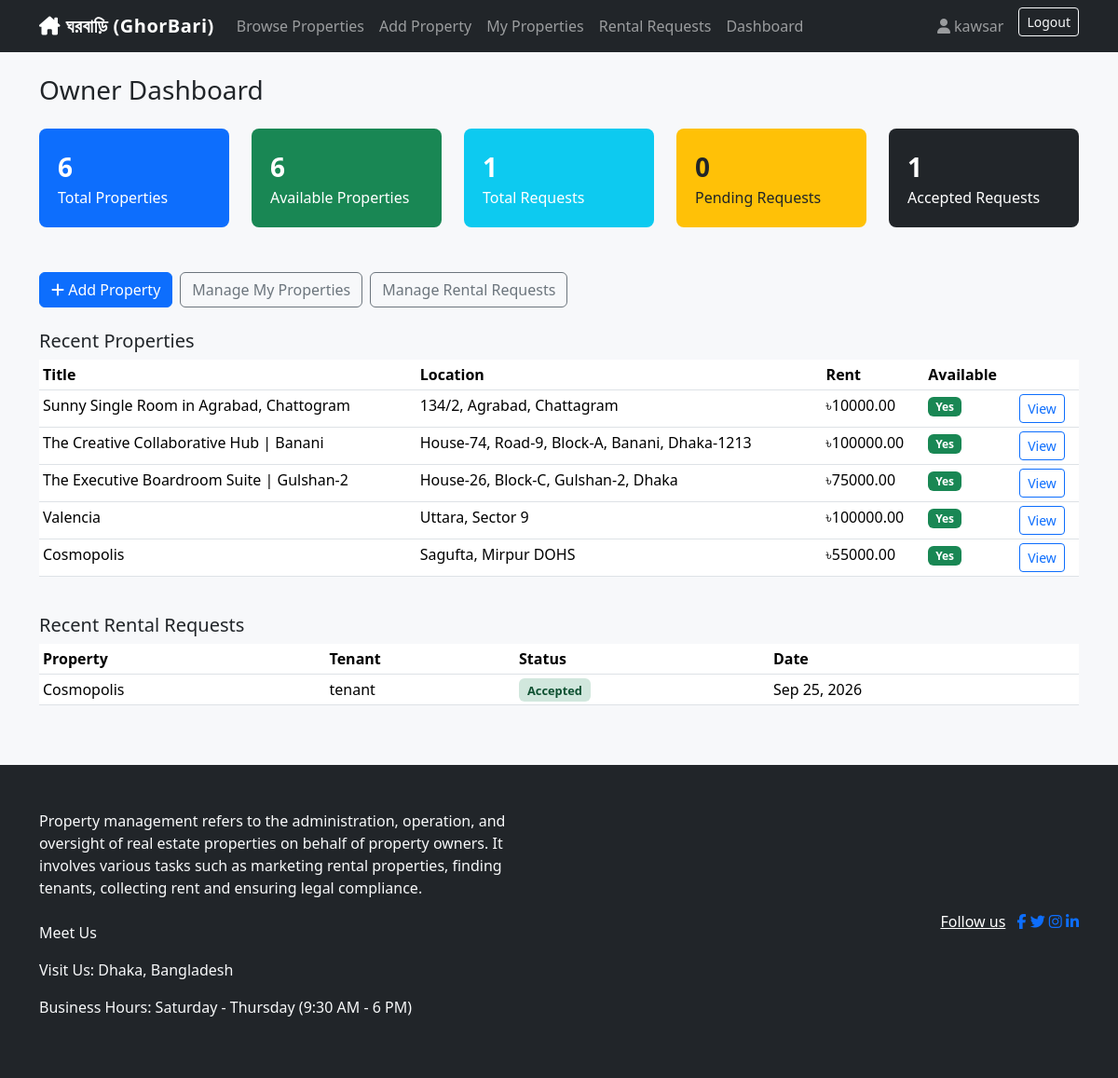
The app's page /accounts/dashboard/ (signed in), older data.
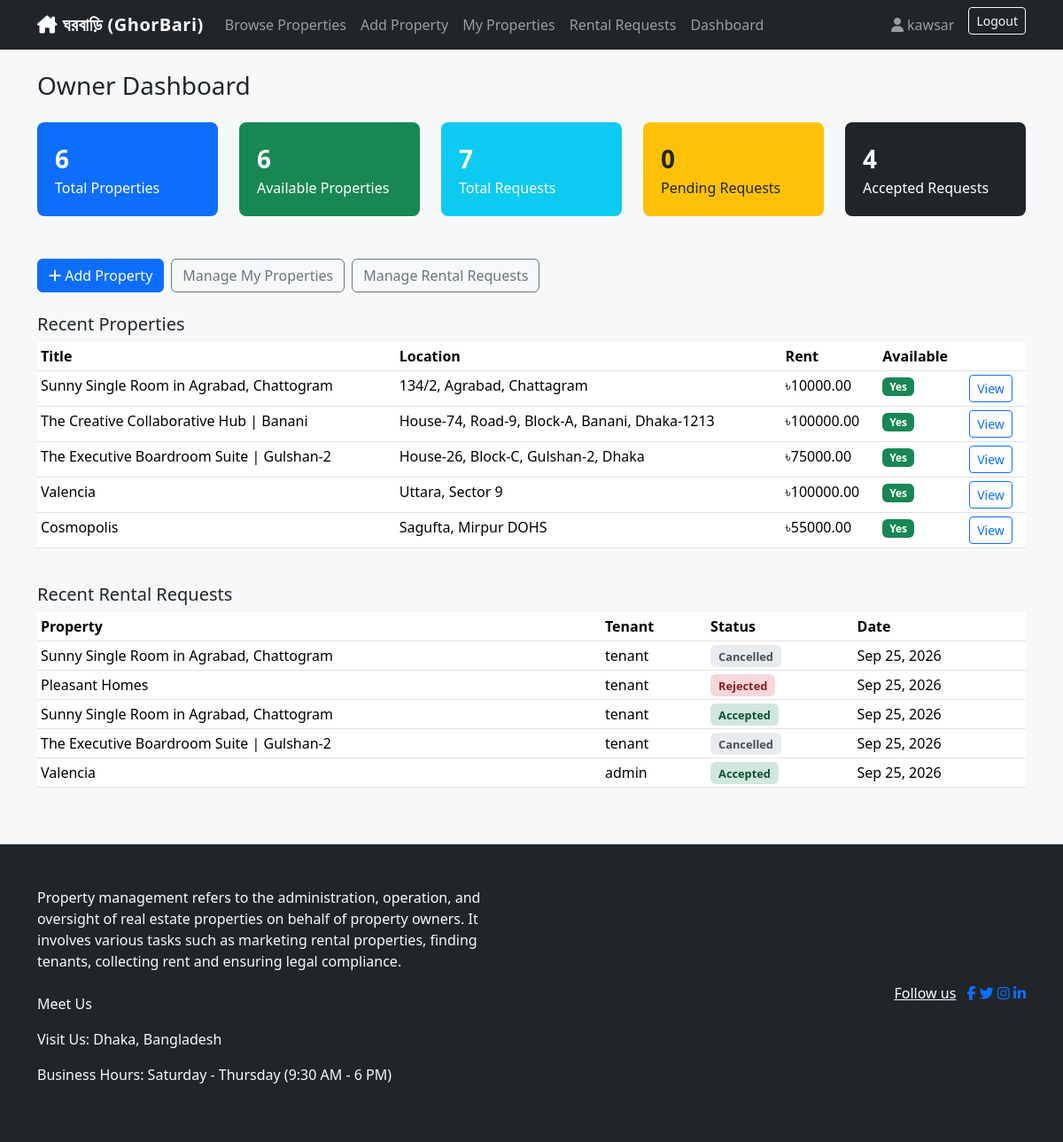
The same page, newer data.
### accounts/models.py (models this page shows, shortened)
class User(AbstractUser):
    class Role(models.TextChoices):
        OWNER = 'OWNER', 'Property Owner'
        TENANT = 'TENANT', 'Tenant'
    role = models.CharField(max_length=10, choices=Role.choices, default=Role.TENANT)
    phone_number = models.CharField(max_length=20, blank=True)
    address = models.CharField(max_length=255, blank=True)
    profile_picture = models.ImageField(upload_to='profile_pics/', blank=True, null=True)
    @property
    def is_owner(self):
        return self.role == self.Role.OWNER

### properties/models.py (models this page shows, shortened)
class Property(models.Model):
    class PropertyType(models.TextChoices):
        APARTMENT = 'APARTMENT', 'Apartment'
        HOUSE = 'HOUSE', 'House'
        ROOM = 'ROOM', 'Room'
        OFFICE = 'OFFICE', 'Office'
    owner = models.ForeignKey(
        settings.AUTH_USER_MODEL, on_delete=models.CASCADE, related_name='properties'
    )
    title = models.CharField(max_length=200)
    description = models.TextField()
    property_type = models.CharField(max_length=20, choices=PropertyType.choices)
    location = models.CharField(max_length=255)
    monthly_rent = models.DecimalField(max_digits=10, decimal_places=2)
    bedrooms = models.PositiveIntegerField(default=1)
    bathrooms = models.PositiveIntegerField(default=1)
    image = models.ImageField(upload_to='property_images/', blank=True, null=True)
    is_available = models.BooleanField(default=True)
    created_at = models.DateTimeField(auto_now_add=True)
    updated_at = models.DateTimeField(auto_now=True)
    class Meta:
        ordering = ['-created_at']
        verbose_name_plural = 'Properties'

### rentals/models.py (models this page shows, shortened)
class RentalRequest(models.Model):
    class Status(models.TextChoices):
        PENDING = 'PENDING', 'Pending'
        ACCEPTED = 'ACCEPTED', 'Accepted'
        REJECTED = 'REJECTED', 'Rejected'
        CANCELLED = 'CANCELLED', 'Cancelled'
    property = models.ForeignKey(
        'properties.Property', on_delete=models.CASCADE, related_name='rental_requests'
    )
    tenant = models.ForeignKey(
        settings.AUTH_USER_MODEL, on_delete=models.CASCADE, related_name='rental_requests'
    )
    message = models.TextField(blank=True)
    request_date = models.DateTimeField(auto_now_add=True)
    status = models.CharField(max_length=10, choices=Status.choices, default=Status.PENDING)
    class Meta:
        ordering = ['-request_date']

### accounts/views.py (the view, shortened to what this page needs)
# urls.py: path('dashboard/', views.dashboard_view, name='dashboard'),
@login_required
def dashboard_view(request):
    if request.user.is_owner:
        properties = Property.objects.filter(owner=request.user)
        requests_qs = RentalRequest.objects.filter(property__owner=request.user)
        context = {
            'total_properties': properties.count(),
            'available_properties': properties.filter(is_available=True).count(),
            'total_requests': requests_qs.count(),
            'pending_requests': requests_qs.filter(status='PENDING').count(),
            'accepted_requests': requests_qs.filter(status='ACCEPTED').count(),
            'properties': properties.order_by('-created_at')[:5],
            'recent_requests': requests_qs.order_by('-request_date')[:5],
        }
        return render(request, 'accounts/owner_dashboard.html', context)

### templates/accounts/owner_dashboard.html (shortened to what this page needs)
{% extends 'base.html' %}
{% block content %}
<h3 class="mb-4">Owner Dashboard</h3>
<div class="row row-cols-2 row-cols-md-5 g-4 mb-5">
    <div class="col"><div class="dashboard-stat bg-primary"><div class="fs-3 fw-bold">{{ total_properties }}</div>Total Properties</div></div>
    <div class="col"><div class="dashboard-stat bg-success"><div class="fs-3 fw-bold">{{ available_properties }}</div>Available Properties</div></div>
    <div class="col"><div class="dashboard-stat bg-info"><div class="fs-3 fw-bold">{{ total_requests }}</div>Total Requests</div></div>
    <div class="col"><div class="dashboard-stat bg-warning text-dark"><div class="fs-3 fw-bold">{{ pending_requests }}</div>Pending Requests</div></div>
    <div class="col"><div class="dashboard-stat bg-dark"><div class="fs-3 fw-bold">{{ accepted_requests }}</div>Accepted Requests</div></div>
</div>
<div class="d-flex gap-2 mb-4">
    <a href="{% url 'properties:create' %}" class="btn btn-primary"><i class="fa-solid fa-plus"></i> Add Property</a>
    <a href="{% url 'properties:mine' %}" class="btn btn-outline-secondary">Manage My Properties</a>
    <a href="{% url 'rentals:owner_requests' %}" class="btn btn-outline-secondary">Manage Rental Requests</a>
</div>
<h5>Recent Properties</h5>
<div class="table-responsive mb-4">
<table class="table table-sm bg-white">
    <thead><tr><th>Title</th><th>Location</th><th>Rent</th><th>Available</th><th></th></tr></thead>
    <tbody>
    {% for p in properties %}
        <tr>
            <td>{{ p.title }}</td><td>{{ p.location }}</td><td>৳{{ p.monthly_rent }}</td>
            <td>{% if p.is_available %}<span class="badge bg-success">Yes</span>{% else %}<span class="badge bg-secondary">No</span>{% endif %}</td>
            <td><a href="{% url 'properties:detail' p.pk %}" class="btn btn-sm btn-outline-primary">View</a></td>
        </tr>
    {% empty %}<tr><td colspan="5" class="text-muted">No properties yet.</td></tr>{% endfor %}
    </tbody>
</table>
</div>
<h5>Recent Rental Requests</h5>
<div class="table-responsive">
<table class="table table-sm bg-white">
    <thead><tr><th>Property</th><th>Tenant</th><th>Status</th><th>Date</th></tr></thead>
    <tbody>
    {% for r in recent_requests %}
        <tr>
            <td>{{ r.property.title }}</td><td>{{ r.tenant.username }}</td>
            <td><span class="status-badge status-{{ r.status }}">{{ r.get_status_display }}</span></td>
            <td>{{ r.request_date|date:"M d, Y" }}</td>
        </tr>
    {% empty %}<tr><td colspan="4" class="text-muted">No requests yet.</td></tr>{% endfor %}
    </tbody>
</table>
</div>
{% endblock %}

### templates/base.html (shortened to what this page needs)
{% load static %}
<!DOCTYPE html>
<html lang="en">
<head>
    <link href="https://cdnjs.cloudflare.com/ajax/libs/bootstrap/5.3.3/css/bootstrap.min.css" rel="stylesheet">
    <link href="https://cdnjs.cloudflare.com/ajax/libs/font-awesome/6.5.2/css/all.min.css" rel="stylesheet">
    <link href="{% static 'css/style.css' %}" rel="stylesheet">
</head>
<body>
<nav class="navbar navbar-expand-lg navbar-dark bg-dark">
    <div class="container">
        <a class="navbar-brand fw-bold" href="{% url 'properties:list' %}"><i class="fa-solid fa-house-chimney"></i> ঘরবাড়ি (GhorBari) </a>
        <div class="collapse navbar-collapse" id="navMenu">
            <ul class="navbar-nav me-auto">
                <li class="nav-item"><a class="nav-link" href="{% url 'properties:list' %}">Browse Properties</a></li>
                {% if user.is_authenticated %}
                    {% if user.is_owner %}
                        <li class="nav-item"><a class="nav-link" href="{% url 'properties:create' %}">Add Property</a></li>
                        <li class="nav-item"><a class="nav-link" href="{% url 'properties:mine' %}">My Properties</a></li>
                        <li class="nav-item"><a class="nav-link" href="{% url 'rentals:owner_requests' %}">Rental Requests</a></li>
                    {% else %}
                        <li class="nav-item"><a class="nav-link" href="{% url 'rentals:my_requests' %}">My Requests</a></li>
                    {% endif %}
                    <li class="nav-item"><a class="nav-link" href="{% url 'accounts:dashboard' %}">Dashboard</a></li>
                {% endif %}
            </ul>
            <ul class="navbar-nav">
                {% if user.is_authenticated %}
                    <li class="nav-item"><a class="nav-link" href="{% url 'accounts:profile' %}"><i class="fa-solid fa-user"></i> {{ user.username }}</a></li>
                    <li class="nav-item">
                        <form method="post" action="{% url 'accounts:logout' %}" class="d-inline">
                            <button type="submit" class="btn btn-outline-light btn-sm ms-2">Logout</button>
                        </form>
                    </li>
                {% else %}
                    <li class="nav-item"><a class="nav-link" href="{% url 'accounts:login' %}">Login</a></li>
                    <li class="nav-item"><a class="nav-link" href="{% url 'accounts:register' %}">Register</a></li>
                {% endif %}
            </ul>
        </div>
    </div>
</nav>
<div class="container mt-4">
    {% block content %}{% endblock %}
</div>
<footer class="mt-5 py-4 bg-dark text-light text-center">
    <div class="container white-bdrt1 py-4">
        <div class="row align-items-center">
            <div class="col-md-6">
                <div class="text-center text-lg-start">
                    <p class="copyright-text mb-2 mb-md-0 text-white-light ff-heading">
                        Property management refers to the administration, operation, and oversight
                        of real estate properties on behalf of property owners. It involves various
                        tasks such as marketing rental properties, finding tenants, collecting rent
                        and ensuring legal compliance.</p>
                        <br>
                        <p>Meet Us</p>
                        <p>Visit Us:
                        Dhaka, Bangladesh
                        </p>
                        <p>Business Hours:
                        Saturday - Thursday (9:30 AM - 6 PM)</p>
                </div>
            </div>
            <div class="col-md-6 ">
                <div class="social-widget text-center text-md-end">
                    <div class="social-style1">
                        <a class="text-white me-2 fw500 fz17" href="">Follow us</a>
                        <a href="#"><i
                                class="fab fa-facebook-f list-inline-item"></i></a>
                        <a href="#"><i
                                class="fab fa-twitter list-inline-item"></i></a>
                        <a href="#"><i
                                class="fab fa-instagram list-inline-item"></i></a>
                        <a href="#"><i
                                class="fab fa-linkedin-in list-inline-item"></i></a>
                    </div>
                </div>
            </div>
        </div>
    </div>
</footer>
</body>
</html>

### static/css/style.css (style rules this page uses)
body { background-color: #f7f8fa; }
.navbar-brand { letter-spacing: 0.5px; }
.status-ACCEPTED { color: #0f5132; background: #d1e7dd; }
.status-REJECTED { color: #842029; background: #f8d7da; }
.status-CANCELLED { color: #495057; background: #e9ecef; }
.status-badge { padding: 0.3em 0.7em; border-radius: 0.375rem; font-weight: 600; font-size: 0.8rem; }
.dashboard-stat { border-radius: 0.5rem; padding: 1.25rem; color: #fff; }

Row changes from the older to the newer data that the page shows:
no longer on this page (row unchanged): RentalRequest: property "Cosmopolis", tenant.username "tenant", status "Accepted", request_date "Sep 25, 2026"
added RentalRequest: property "Sunny Single Room in Agrabad, Chattogram", tenant.username "tenant", status "Cancelled", request_date "Sep 25, 2026"
added RentalRequest: property "Pleasant Homes", tenant.username "tenant", status "Rejected", request_date "Sep 25, 2026"
added RentalRequest: property "Sunny Single Room in Agrabad, Chattogram", tenant.username "tenant", status "Accepted", request_date "Sep 25, 2026"
added RentalRequest: property "The Executive Boardroom Suite | Gulshan-2", tenant.username "tenant", status "Cancelled", request_date "Sep 25, 2026"
added RentalRequest: property "Valencia", tenant.username "admin", status "Accepted", request_date "Sep 25, 2026"
Text that changed along with them:
{{ total_requests }}: "1" → "7"
{{ accepted_requests }}: "1" → "4"
